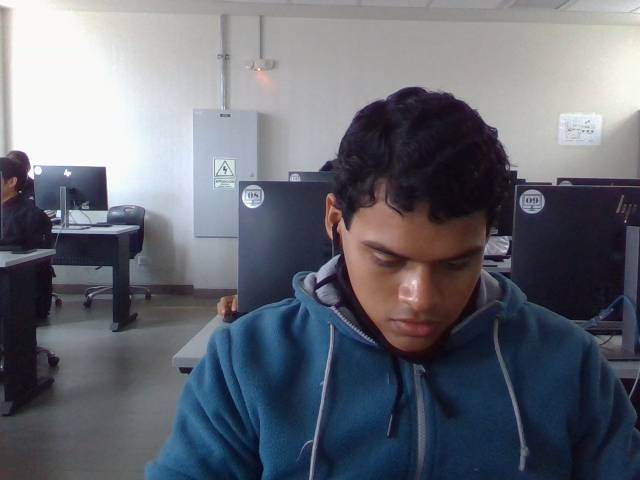
#> input picture server/storage/evidencias/BUS-04/20261117_110159.jpg, 640 x 480 px, given in place of the camera
$ python cliente_vehiculo.py
#> lines starting #> are read from the running program, lines starting #| are printed output that depends on the picture; after the words box and inside, x2 and y2 are one past the last pixel; in counts of white or black regions, pixels touching at a corner belong together
"""
FleetGuard DMS - Nodo Vehículo (Cliente Edge en OpenCV)
Rol: Integrante B (Ingeniero Telemetría & Cliente Edge - Vehículo)

Funcionalidades:
1. Captura de video en tiempo real desde la webcam con OpenCV.
2. Detección facial y ocular con lógica de ventana temporal (>= 1.5s) anti-falsos positivos.
3. Envío autenticado por red (WebSocket) con encabezado X-API-Key y query param.
4. Medición de métricas de red en vivo (Kbps consumidos y FPS de cabina).
5. Interfaz de cabina HUD con alertas visuales y sonoras (winsound / beep).
6. Soporte multi-cliente para prueba de estrés y concurrencia.
"""

import cv2
import asyncio
import json
import base64
import time
import os
import sys
import platform
import argparse
import threading

# Intentar importar winsound en Windows para alertas sonoras
try:
    import winsound
    HAVE_WINSOUND = True
except ImportError:
    HAVE_WINSOUND = False

# Intentar importar websockets
try:
    import websockets
except ImportError:
    print("[ERROR] Por favor instala 'websockets': pip install websockets")
    sys.exit(1)


def sonar_alarma():
    """Emite pitido de advertencia sonora según el sistema operativo"""
    if HAVE_WINSOUND:
        try:
            winsound.Beep(1200, 250)
        except Exception:
            pass
    else:
        sys.stdout.write('\a')
        sys.stdout.flush()


class ClienteVehiculoEdge:
    def __init__(self, vehiculo_id="BUS-04", token="fleetguard_token_secreto_2026", host="localhost:8000"):
        self.vehiculo_id = vehiculo_id
        self.token = token
        self.host = host
        self.ws_url = f"ws://{host}/ws/flota/{vehiculo_id}?token={token}"

        # Estado de conexión
        self.websocket = None
        self.conectado = False
        self.error_auth = False

        # Lógica Temporal (Anti-Falsos Positivos)
        self.inicio_ojos_cerrados = 0
        self.UMBRAL_MICROSUEÑO_SEG = 1.5
        self.estado_alerta = "CONDUCCION_SEGURA"
        self.ultima_alerta_tiempo = 0

        # Telemetría
        self.bytes_enviados_seg = 0
        self.kbps_actual = 0.0
        self.fps_actual = 0.0
        self.ultimo_calculo_red = time.time()
        self.servidor_ia_evento = "NORMAL"
        self.servidor_ia_conf = 1.0

        # Cargar clasificadores OpenCV
        casc_path = cv2.data.haarcascades
        self.face_cascade = cv2.CascadeClassifier(os.path.join(casc_path, 'haarcascade_frontalface_default.xml'))
        self.eye_cascade = cv2.CascadeClassifier(os.path.join(casc_path, 'haarcascade_eye.xml'))

        # Cola de mensajes para WebSocket
        self.cola_envio = asyncio.Queue()

    async def conectar_websocket(self):
        """Mantiene la conexión WebSocket y gestiona la autenticación"""
        headers = [("X-API-Key", self.token)] if self.token else []
        print(f"[{self.vehiculo_id}] Conectando a {self.ws_url}...")

        try:
            async with websockets.connect(self.ws_url, extra_headers=headers) as ws:
                self.websocket = ws
                self.conectado = True
                self.error_auth = False
                print(f"[{self.vehiculo_id}] Autenticado y conectado exitosamente.")

                # Tareas concurrentes: Enviar telemetría y recibir respuestas de IA Cloud
                tarea_enviar = asyncio.create_task(self._bucle_envio())
                tarea_recibir = asyncio.create_task(self._bucle_recepcion())

                done, pending = await asyncio.wait(
                    [tarea_enviar, tarea_recibir],
                    return_when=asyncio.FIRST_COMPLETED
                )
                for t in pending:
                    t.cancel()
        except websockets.exceptions.InvalidStatusCode as e:
            if e.status_code == 401 or e.status_code == 1008:
                self.error_auth = True
                print(f"[{self.vehiculo_id}] ERROR 401: Conexión rechazada por servidor. Token no autorizado.")
            else:
                print(f"[{self.vehiculo_id}] Error HTTP WebSocket: {e}")
        except Exception as e:
            print(f"[{self.vehiculo_id}] Desconexión de red: {e}")
        finally:
            self.conectado = False
            self.websocket = None

    async def _bucle_envio(self):
        while self.conectado and self.websocket:
            payload = await self.cola_envio.get()
            mensaje = json.dumps(payload)
            await self.websocket.send(mensaje)
            self.bytes_enviados_seg += len(mensaje.encode('utf-8'))
            self.cola_envio.task_done()

    async def _bucle_recepcion(self):
        while self.conectado and self.websocket:
            try:
                mensaje = await self.websocket.receive()
                if mensaje:
                    data = json.loads(mensaje)
                    if data.get("alerta"):
                        self.servidor_ia_evento = data.get("evento", "ALERTA")
                        self.servidor_ia_conf = float(data.get("confianza", 0.0))
                        self.disparar_alerta(self.servidor_ia_evento)
                    else:
                        self.servidor_ia_evento = "CONDUCCION_SEGURA"
                        self.servidor_ia_conf = float(data.get("confianza", 1.0))
            except Exception:
                break

    def disparar_alerta(self, evento):
        self.estado_alerta = evento
        self.ultima_alerta_tiempo = time.time()
        threading.Thread(target=sonar_alarma, daemon=True).start()

    def comprimir_frame(self, frame):
        """Comprime frame a 320x240 JPEG con calidad dinámica"""
        frame_pequeno = cv2.resize(frame, (320, 240))
        _, buffer = cv2.imencode('.jpg', frame_pequeno, [int(cv2.IMWRITE_JPEG_QUALITY), 70])
        return base64.b64encode(buffer).decode('utf-8')

    def procesar_vision(self, frame):
        """Detección facial, cálculo de ventana de cierre y dibujo del HUD"""
        gray = cv2.cvtColor(frame, cv2.COLOR_BGR2GRAY)
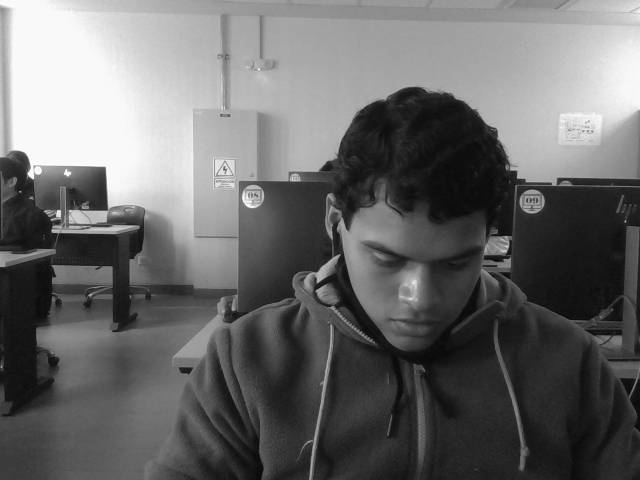
#> gray: shape (480, 640); min 1, max 255, mean 106
#> frame is the input picture: shape (480, 640, 3); mean B, G, R 115.5, 106, 102.6
        faces = self.face_cascade.detectMultiScale(gray, scaleFactor=1.2, minNeighbors=5, minSize=(80, 80))
#> faces = [[334, 204, 162, 162]]

        tiempo_cierre_actual = 0.0
        rostro_detectado = len(faces) > 0
#> rostro_detectado = True
        ojos_abiertos = False

        for (x, y, w, h) in faces:
            roi_gray = gray[y:y + int(h * 0.6), x:x + w] # Parte superior de la cara
            eyes = self.eye_cascade.detectMultiScale(roi_gray, scaleFactor=1.1, minNeighbors=3, minSize=(20, 20))

            if len(eyes) >= 1:
                ojos_abiertos = True
                for (ex, ey, ew, eh) in eyes:
                    cv2.rectangle(frame, (x + ex, y + ey), (x + ex + ew, y + ey + eh), (0, 255, 0), 1)

            color_rect = (0, 255, 0) if self.estado_alerta == "CONDUCCION_SEGURA" else (0, 0, 255)
            cv2.rectangle(frame, (x, y), (x + w, y + h), color_rect, 2)
            break
#> this loop made 1 pass
#> (x, y, w, h, eyes, ojos_abiertos, color_rect) on pass 1: (334, 204, 162, 162, [[33, 36, 43, 43]], True, (0, 255, 0))
#> pass 1, in procesar_vision, `roi_gray = gray[y:y + int(h * 0.6), x:x + w]`:
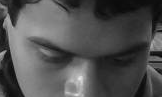
#> roi_gray: shape (97, 162); min 3, max 234, mean 80.5
#> after the loop:
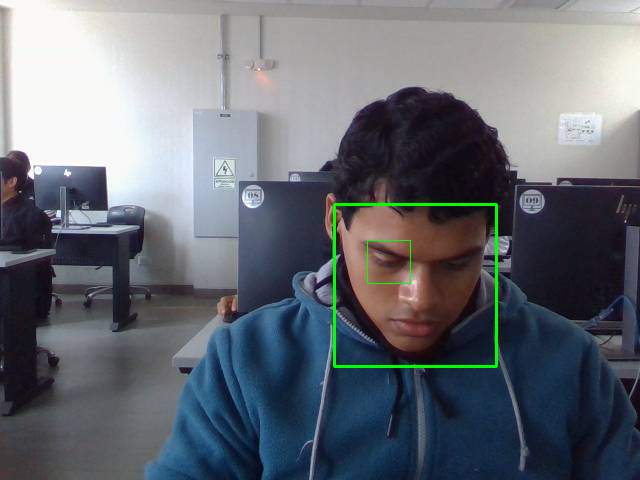
#> frame: shape (480, 640, 3); 0.69% of pixels changed, all inside (x1, y1, x2, y2) = (333, 203, 498, 368)

        # Lógica Temporal: Anti-Falsos Positivos
        ahora = time.time()
        if rostro_detectado and not ojos_abiertos:
            if self.inicio_ojos_cerrados == 0:
                self.inicio_ojos_cerrados = ahora
            tiempo_cierre_actual = ahora - self.inicio_ojos_cerrados

            if tiempo_cierre_actual >= self.UMBRAL_MICROSUEÑO_SEG:
                if self.estado_alerta != "MICROSUEÑO_DETECTADO":
                    self.disparar_alerta("MICROSUEÑO_DETECTADO")
                    # Enviar evidencia crítica al servidor
                    if self.conectado:
                        asyncio.run_coroutine_threadsafe(
                            self.cola_envio.put({
                                "tipo": "evento_critico",
                                "evento": "MICROSUEÑO_DETECTADO",
                                "duracion_seg": round(tiempo_cierre_actual, 2),
                                "confianza_custom": 1.0,
                                "imagen": self.comprimir_frame(frame)
                            }),
                            self.loop
                        )
                    self.inicio_ojos_cerrados = ahora  # Reiniciar ventana
        else:
            self.inicio_ojos_cerrados = 0
            if ahora - self.ultima_alerta_tiempo > 2.0:
                self.estado_alerta = "CONDUCCION_SEGURA"

        return frame, tiempo_cierre_actual, rostro_detectado

    def dibujar_hud(self, frame, tiempo_cierre, rostro_detectado):
        """Renderiza interfaz de cabina tipo telemetría con métricas en vivo"""
#> called with tiempo_cierre = 0, rostro_detectado = True
        h, w = frame.shape[:2]
#> h = 480; w = 640

        # Barra superior semi-transparente
        overlay = frame.copy()
        cv2.rectangle(overlay, (0, 0), (w, 55), (20, 20, 25), -1)
        cv2.rectangle(overlay, (0, h - 35), (w, h), (20, 20, 25), -1)
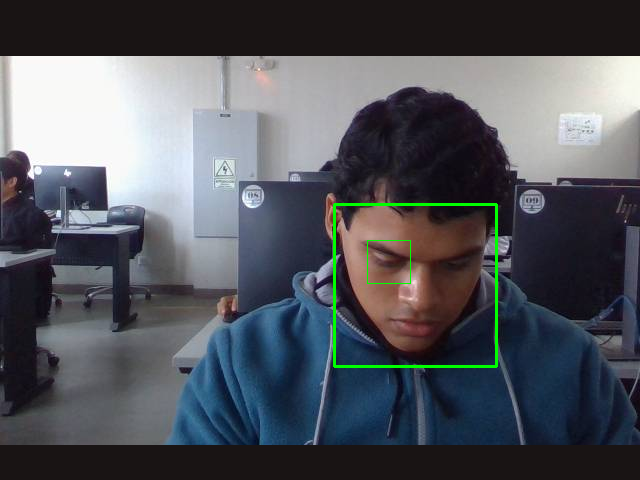
#> overlay: shape (480, 640, 3); mean B, G, R 92.5, 85.9, 82.8
        cv2.addWeighted(overlay, 0.75, frame, 0.25, 0, frame)

        # Estado de conexión
        if self.conectado:
            estado_net = f"WS: CONECTADO [{self.vehiculo_id}]"
            color_net = (0, 255, 0)
        elif self.error_auth:
            estado_net = "WS: RECHAZADO 401 (TOKEN INVALIDO)"
            color_net = (0, 0, 255)
        else:
            estado_net = "WS: DESCONECTADO (Reintentando...)"
            color_net = (0, 165, 255)

        cv2.putText(frame, estado_net, (10, 25), cv2.FONT_HERSHEY_SIMPLEX, 0.55, color_net, 2)
        cv2.putText(frame, f"NET: {self.kbps_actual:.1f} Kbps | FPS: {self.fps_actual:.0f}", (w - 240, 25),
                    cv2.FONT_HERSHEY_SIMPLEX, 0.5, (255, 255, 255), 1)

        # Estado central de alerta
        color_alerta = (0, 255, 0) if self.estado_alerta == "CONDUCCION_SEGURA" else (0, 0, 255)
        texto_alerta = f"ESTADO: {self.estado_alerta}"
        if tiempo_cierre > 0:
            texto_alerta += f" (Cierre: {tiempo_cierre:.1f}s / 1.5s)"
        cv2.putText(frame, texto_alerta, (10, 48), cv2.FONT_HERSHEY_SIMPLEX, 0.55, color_alerta, 2)

        # Barra inferior
        cv2.putText(frame, f"Cloud YOLOv8: {self.servidor_ia_evento} ({self.servidor_ia_conf*100:.0f}%)",
                    (10, h - 12), cv2.FONT_HERSHEY_SIMPLEX, 0.5, (200, 200, 200), 1)
        cv2.putText(frame, "FleetGuard DMS Edge | Presiona [Q] para salir", (w - 340, h - 12),
                    cv2.FONT_HERSHEY_SIMPLEX, 0.45, (150, 150, 150), 1)
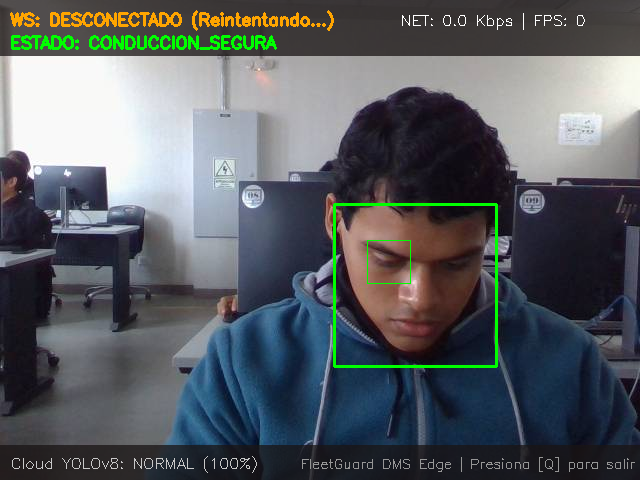
#> frame: shape (480, 640, 3); mean B, G, R 98, 94.1, 89.4

        # Borde exterior de advertencia si hay alerta
        if self.estado_alerta != "CONDUCCION_SEGURA":
            cv2.rectangle(frame, (0, 0), (w, h), (0, 0, 255), 6)


async def main_edge(args):
    cliente = ClienteVehiculoEdge(
        vehiculo_id=args.id,
        token="" if args.no_token else args.token,
        host=args.host
    )
    cliente.loop = asyncio.get_running_loop()

    # Iniciar conexión WebSocket en segundo plano
    asyncio.create_task(cliente.conectar_websocket())

    # Abrir cámara web
    cap = cv2.VideoCapture(args.cam)
    cap.set(cv2.CAP_PROP_FRAME_WIDTH, 640)
    cap.set(cv2.CAP_PROP_FRAME_HEIGHT, 480)

    if not cap.isOpened():
        print("[ERROR] No se pudo acceder a la webcam.")
        return

    print("=====================================================")
    print(f" FLEETGUARD DMS - CABINA EDGE VEHICULO {args.id}")
    print("=====================================================")
    print("Simulación de prueba:")
    print(" 1. Parpadeo normal: No dispara alerta (< 1.5s).")
    print(" 2. Ojos cerrados 2s: Activa alarma sonora y guarda evidencia en nube.")
    print(" 3. Uso celular: YOLOv8 en Cloud detecta y devuelve alerta.")
    print("=====================================================")

    frame_count = 0
    t_fps = time.time()
    ultimo_muestreo = time.time()

    while True:
        ret, frame = cap.read()
        if not ret:
            break

        frame_count += 1
        t_ahora = time.time()

        # Medición de FPS y Kbps
        if t_ahora - t_fps >= 1.0:
            cliente.fps_actual = frame_count / (t_ahora - t_fps)
            frame_count = 0
            t_fps = t_ahora
            cliente.kbps_actual = (cliente.bytes_enviados_seg * 8) / 1024.0
            cliente.bytes_enviados_seg = 0

        # Procesar geometría facial y ventana temporal
        frame, t_cierre, rostro = cliente.procesar_vision(frame)

        # Muestreo periódico a Cloud YOLOv8 (1 vez por segundo)
        if t_ahora - ultimo_muestreo >= 1.0:
            if cliente.conectado:
                asyncio.run_coroutine_threadsafe(
                    cliente.cola_envio.put({
                        "tipo": "muestreo_yolo",
                        "imagen": cliente.comprimir_frame(frame)
                    }),
                    cliente.loop
                )
            ultimo_muestreo = t_ahora

        # Renderizar telemetría HUD
        cliente.dibujar_hud(frame, t_cierre, rostro)
        cv2.imshow(f"FleetGuard DMS Edge - {args.id}", frame)

        # Procesar eventos de interfaz y ceder control a asyncio
        if cv2.waitKey(1) & 0xFF == ord('q'):
            break

        await asyncio.sleep(0.005)

    cap.release()
    cv2.destroyAllWindows()
#> (key q is pressed here)


if __name__ == "__main__":
    parser = argparse.ArgumentParser(description="FleetGuard DMS - Edge Client")
    parser.add_argument("--id", type=str, default="BUS-04", help="ID del vehículo (ej: BUS-04, BUS-02)")
    parser.add_argument("--token", type=str, default="fleetguard_token_secreto_2026", help="API Key / Token de autenticación")
    parser.add_argument("--host", type=str, default="localhost:8000", help="Host del servidor central (ej: localhost:8000)")
    parser.add_argument("--cam", type=int, default=0, help="Índice de la webcam (default: 0)")
    parser.add_argument("--no-token", action="store_true", help="Simula conexión no autenticada para probar rechazo 401")

    args = parser.parse_args()
    asyncio.run(main_edge(args))
